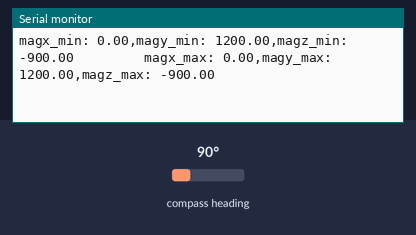
A sketch run on a simulated Arduino Uno, built with avr-gcc and run on an emulated ATmega328P. On the bench: the last lines printed to the serial monitor. The test bench sets the inputs (shaded band); at power-on: compass heading 90°.

Above: at 1.2 s.
1.3 s: compass heading set to 7°
At 1.9 s:
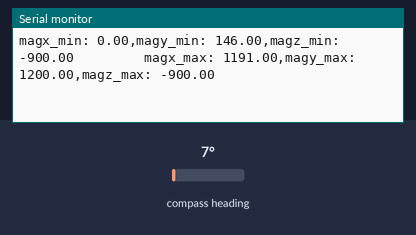
2.8 s: compass heading set to 180°
At 3.4 s:
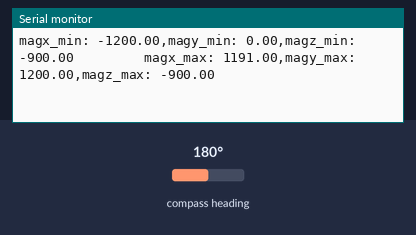
Timing chart, 0 to 5.8 s (numbered marks = the images above; inputs shaded):
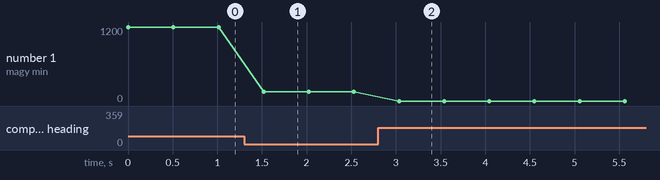

The sketch:

magnetometer_calibration_copy_20251217175907.ino
```cpp
#include <Wire.h>
#include <QMC5883LCompass.h>


QMC5883LCompass mag;

float magx_min,magy_min,magz_min;
float magx_max,magy_max,magz_max;


void setup() {
  Serial.begin(115200);
  Wire.begin();

  // Init magnetometer
  mag.init();


  Serial.println("GY-271 Magnetometer Ready");

  mag.read();

  float mx = mag.getX();
  float my = mag.getY();
  float mz = mag.getZ();

  magx_min=mag.getX();
  magy_min=mag.getY();
  magz_min=mag.getZ();

  magx_max=mag.getX();
  magy_max=mag.getY();
  magz_max=mag.getZ();


}

void loop() {

  // ================== READ MAG ==================
  mag.read();

  float mx = mag.getX();
  float my = mag.getY();
  float mz = mag.getZ();

  if(magx_min>mx){

    magx_min=mx;
  }

  if(magy_min>my){

    magy_min=my;
  }

  if(magz_min>mz){

    magz_min=mz;
  }

  if(magx_max<mx){

    magx_max=mx;
  }

  if(magy_max<my){

    magy_max=my;
  }

  if(magz_max<mz){

    magz_max=mz;
  }


  Serial.print("magx_min: ");
  Serial.print(magx_min);
  Serial.print(",");
  Serial.print("magy_min: ");
  Serial.print(magy_min);
  Serial.print(",");
  Serial.print("magz_min: ");
  Serial.print(magz_min);
  Serial.print("         ");

  Serial.print("magx_max: ");
  Serial.print(magx_max);
  Serial.print(",");
  Serial.print("magy_max: ");
  Serial.print(magy_max);
  Serial.print(",");
  Serial.print("magz_max: ");
  Serial.println(magz_max);


  delay(500); // 100 Hz
}
```

Measured:
- after the input at 1.3 s, the serial monitor: prints a new line after 0.22 s (image 1)
- after the input at 2.8 s, the serial monitor: prints a new line after 0.23 s (image 2)
- plotted number 1: 1200 → 146 after the input at 1.3 s
